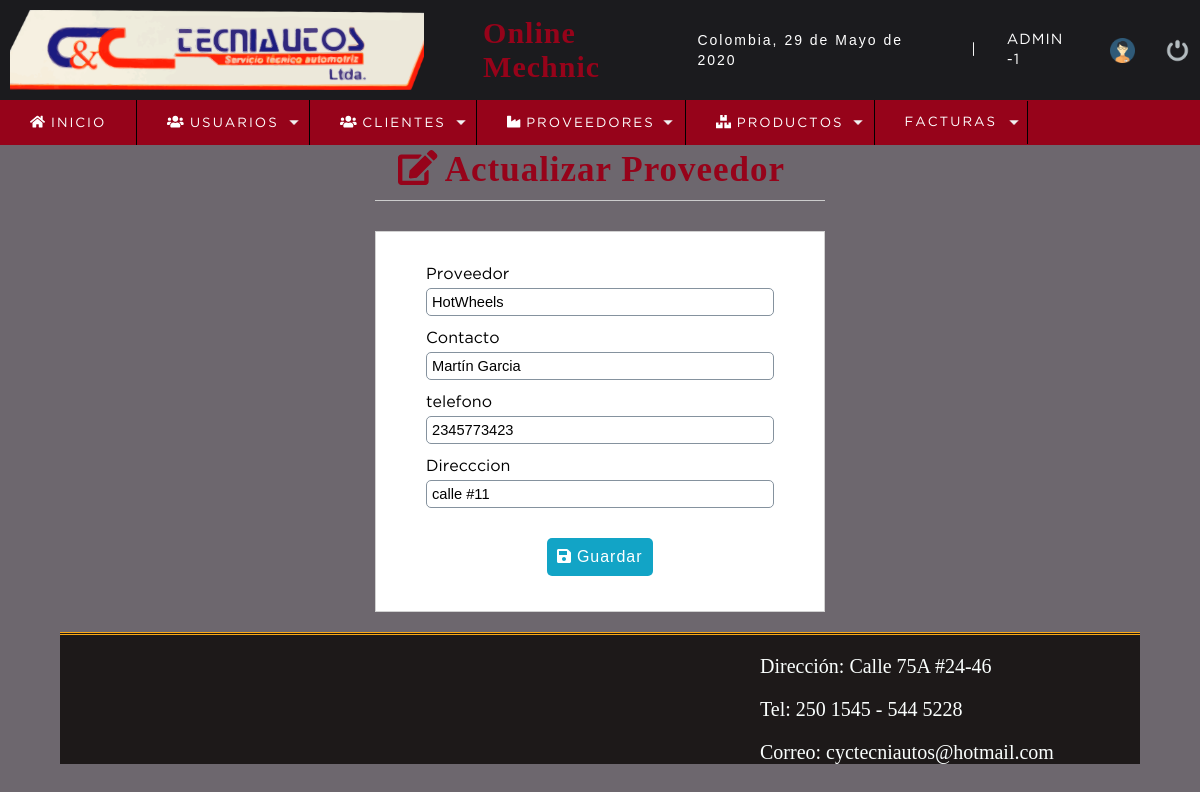
Page /sistema/editar_proveedor.php?id=14 (signed in) on the committed database.
### tables this page shows
CREATE TABLE `proveedor` (
  `codproveedor` int(11) NOT NULL,
  `proveedor` varchar(100) DEFAULT NULL,
  `contacto` varchar(100) DEFAULT NULL,
  `telefono` bigint(11) DEFAULT NULL,
  `direccion` text DEFAULT NULL,
  `date_add` datetime NOT NULL DEFAULT current_timestamp(),
  `usuario_id` int(11) NOT NULL,
  `estatus` int(11) NOT NULL DEFAULT 1
);

### sistema/editar_proveedor.php (the view, shortened to what this page needs)
<?php
include "../conexion.php";
$codproveedor = $_REQUEST['id'];
$sql = mysqli_query($conection, "SELECT *
									FROM proveedor
									WHERE codproveedor = $codproveedor");
$result_sql = mysqli_num_rows($sql);
if ($result_sql == 0) {
	header('Location: listar_proveedores.php');
} else {
	while ($data = mysqli_fetch_array($sql)) {
		$proveedor       = $data['proveedor'];
		$contacto        = $data['contacto'];
		$telefono        = $data['telefono'];
		$direccion       = $data['direccion'];
	}
}
?>
<!DOCTYPE html>
<html lang="en">
<head>
	<?php include "includes/scripts.php"; ?>
</head>
<body>
	<?php include "includes/header.php"; ?>
	<section id="container">
		<div class="form_register">
			<h1><i class="fas fa-edit"></i> Actualizar Proveedor</h1>
			<hr>
			<form action="" method="post">
				<label for="proveedor">Proveedor</label>
				<input type="text" name="proveedor" id="proveedor" placeholder="Numero de nit" value="<?php echo $proveedor; ?>">
				<label for="contacto">Contacto</label>
				<input type="text" name="contacto" id="contacto" placeholder="Nombre del Contacto" value="<?php echo $contacto; ?>">
				<label for="telefono">telefono</label>
				<input type="number" name="telefono" id="telefono" placeholder="Telefono" value="<?php echo $telefono; ?>">
				<label for="direccion">Direcccion</label>
				<input type="text" name="direccion" id="direccion" placeholder="Direccion completa" value="<?php echo $direccion; ?>">
				<button type="submit" class="btn_save"><i class="fas fa-save"></i> Guardar</button>
			</form>
		</div>
	</section>
	<?php include "includes/footer.php"; ?>
</body>
</html>

### sistema/css/style.css (style rules this page uses)
* { margin: 0; padding: 0; box-sizing: border-box; }
body { background: #6d676E; display: block; height: 100%; }
h1, h2, h3, h4, h5, h6 { font-family: 'arial'; font-weight: bold; letter-spacing: 1px; }
h1 { font-size: 26px; }
#container { display: block; padding-top: 150px; }
.form_register { width: 450px; margin: auto; }
.form_register h1 { color: #96031A; }
hr { border: 0; background: #CCC; height: 1px; margin: 10px 0; display: block; }
form { background: #FFF; margin: auto; padding: 20px 50px; border: 1px solid #d1d1d1; margin-top: 30px; }
label { display: block; font-size: 12pt; font-family: 'GothamBook'; margin: 15px auto 5px auto; }
input, select { display: block; width: 100%; font-size: 11pt; padding: 5px; border: 1px solid #85929e; border-radius: 5px; }
.btn_save { font-size: 12pt; background: #12a4c6; padding: 10px; color: #FFF; letter-spacing: 1px; border: 0; cursor: pointer; margin: 30px auto 15px auto; display: block; border-radius: 5px; }
#container h1 { font-size: 35px; display: inline-block; }
h1 { color: #96031A; font-family: Candara; margin-left: 5%; font-size: 30px; text-decoration: none; }
.buttons a, .btn_save { font-size: 12pt; background: #12a4c6; padding: 10px; color: #FFF; letter-spacing: 1px; border: 0; cursor: pointer; margin: 30px auto 15px auto; display: block; border-radius: 5px; }

### rows in the picture
proveedor: proveedor "HotWheels", contacto "Martín Garcia", telefono "2345773423", direccion "calle #11"

### other values in the picture
fechaC() "29 de Mayo de 2020"
$_SESSION['user'] "ADMIN"
$_SESSION['rol'] "1"
